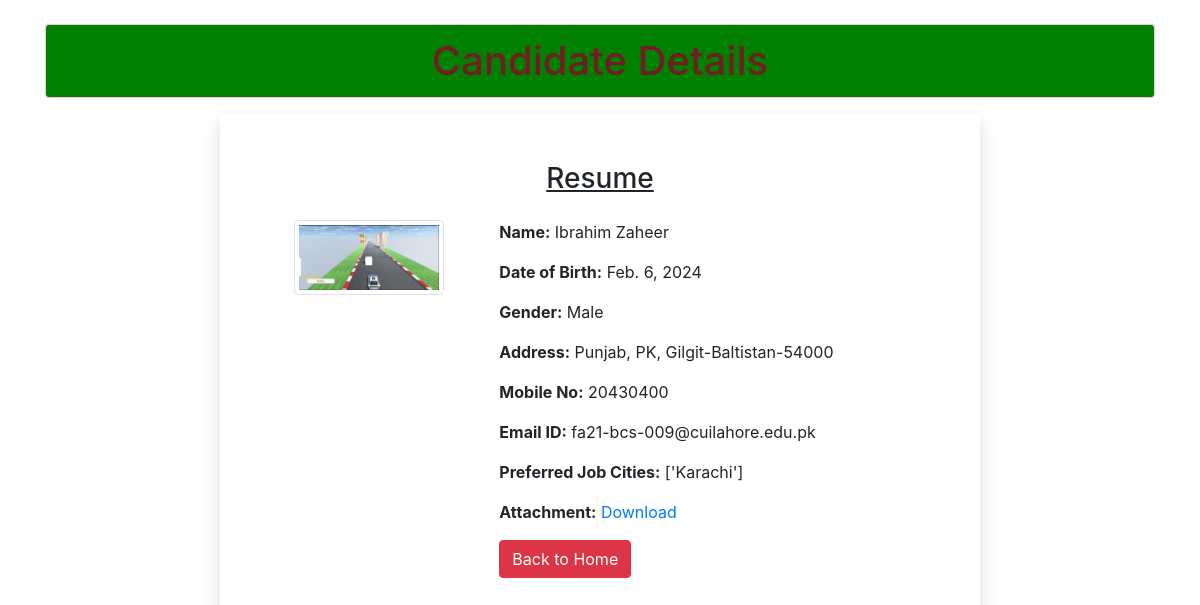
The page /1 on the database its author committed.
### resumeapp/models.py (models this page shows)
class Resume(models.Model):
    name = models.CharField(max_length=100)
    dob = models.DateField(auto_now=False, auto_now_add=False)
    gender = models.CharField(max_length=100)
    locality = models.CharField(max_length=100)
    city = models.CharField(max_length=100)
    pin = models.PositiveIntegerField()
    state = models.CharField(choices=STATE_CHOICE, max_length=50)
    mobile = models.PositiveIntegerField()
    email = models.EmailField()
    job_city = models.CharField(max_length=50)
    profile_image = models.ImageField(upload_to='profileimg', blank=True)
    my_file = models.FileField(upload_to='doc', blank=True)

### resumeapp/views.py (the view)
# urls.py: path('<int:pk>', CandidateView.as_view(), name='candidate'),
class CandidateView(View):
	def get(self, request, pk):
		candidate = Resume.objects.get(pk=pk)
		return render(request, 'candidate.html', {'candidate':candidate})

### resumeapp/templates/candidate.html (shortened to what this page needs)
<!DOCTYPE html>
{% load static %}
<html lang="en">
<head>
	<link rel="stylesheet" href="https://maxcdn.bootstrapcdn.com/bootstrap/4.5.2/css/bootstrap.min.css">
    <link rel="stylesheet" href="{% static 'style.css' %}">
</head>
<body>
	<div class="container">
		<h1 class="alert alert-danger text-center mt-4" style="background-color: green;">Candidate Details</h1>
		<div class="row">
			<div class="col-sm-8 offset-sm-2 shadow p-5">
				<h3 class="text-center mb-4"><u>Resume</u></h3>
				<div class="row">
					<div class="col-sm-4 text-center">
						<img src="{{ candidate.profile_image.url }}" alt="" class="img-fluid img-thumbnail" width="150" height="150">
					</div>
					<div class="col-sm-8">
						<p><strong>Name:</strong> {{ candidate.name }}</p>
						<p><strong>Date of Birth:</strong> {{ candidate.dob }}</p>
						<p><strong>Gender:</strong> {{ candidate.gender }}</p>
						<p><strong>Address:</strong> {{ candidate.locality }}, {{ candidate.city }}, {{ candidate.state }}-{{ candidate.pin }}</p>
						<p><strong>Mobile No:</strong> {{ candidate.mobile }}</p>
						<p><strong>Email ID:</strong> {{ candidate.email }}</p>
						<p><strong>Preferred Job Cities:</strong> {{ candidate.job_city}}</p>
						<p><strong>Attachment:</strong> <a href="{{ candidate.my_file.url }}" target="_blank">Download</a></p>
						<div class="">
							<a href="/" class="btn btn-danger">Back to Home</a>
						</div>
					</div>
				</div>
			</div>
		</div>
	</div>
</body>
</html>

### rows shown on the page
Resume: profile_image (picture), name "Ibrahim Zaheer", dob "Feb. 6, 2024", gender "Male", locality "Punjab", city "PK", state "Gilgit-Baltistan", pin "54000", mobile "20430400", email "fa21-bcs-009@cuilahore.edu.pk", job_city "['Karachi']"
